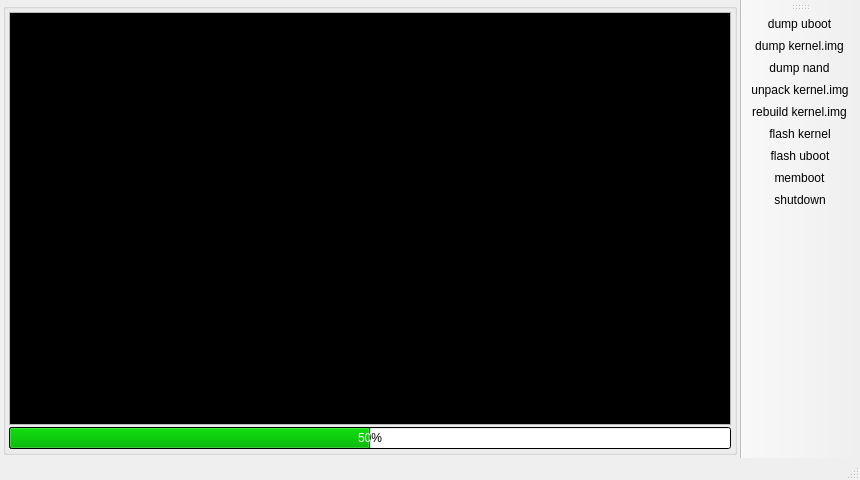
<?xml version="1.0" encoding="UTF-8"?>
<ui version="4.0">
 <class>MainWindow</class>
 <widget class="QMainWindow" name="MainWindow">
  <property name="geometry">
   <rect>
    <x>0</x>
    <y>0</y>
    <width>860</width>
    <height>480</height>
   </rect>
  </property>
  <widget class="QWidget" name="centralWidget">
   <layout class="QVBoxLayout" name="verticalLayout">
    <property name="spacing">
     <number>2</number>
    </property>
    <property name="leftMargin">
     <number>3</number>
    </property>
    <property name="topMargin">
     <number>3</number>
    </property>
    <property name="rightMargin">
     <number>3</number>
    </property>
    <property name="bottomMargin">
     <number>3</number>
    </property>
    <item>
     <widget class="QGroupBox" name="groupBox">
      <layout class="QVBoxLayout" name="verticalLayout_2">
       <property name="spacing">
        <number>2</number>
       </property>
       <property name="leftMargin">
        <number>3</number>
       </property>
       <property name="topMargin">
        <number>3</number>
       </property>
       <property name="rightMargin">
        <number>3</number>
       </property>
       <property name="bottomMargin">
        <number>3</number>
       </property>
       <item>
        <widget class="QPlainTextEdit" name="plainTextEdit">
         <property name="palette">
          <palette>
           <active>
            <colorrole role="Text">
             <brush brushstyle="SolidPattern">
              <color alpha="255">
               <red>14</red>
               <green>186</green>
               <blue>14</blue>
              </color>
             </brush>
            </colorrole>
            <colorrole role="Base">
             <brush brushstyle="SolidPattern">
              <color alpha="255">
               <red>0</red>
               <green>0</green>
               <blue>0</blue>
              </color>
             </brush>
            </colorrole>
           </active>
           <inactive>
            <colorrole role="Text">
             <brush brushstyle="SolidPattern">
              <color alpha="255">
               <red>14</red>
               <green>186</green>
               <blue>14</blue>
              </color>
             </brush>
            </colorrole>
            <colorrole role="Base">
             <brush brushstyle="SolidPattern">
              <color alpha="255">
               <red>0</red>
               <green>0</green>
               <blue>0</blue>
              </color>
             </brush>
            </colorrole>
           </inactive>
           <disabled>
            <colorrole role="Text">
             <brush brushstyle="SolidPattern">
              <color alpha="255">
               <red>14</red>
               <green>185</green>
               <blue>14</blue>
              </color>
             </brush>
            </colorrole>
            <colorrole role="Base">
             <brush brushstyle="SolidPattern">
              <color alpha="255">
               <red>0</red>
               <green>0</green>
               <blue>0</blue>
              </color>
             </brush>
            </colorrole>
           </disabled>
          </palette>
         </property>
         <property name="font">
          <font>
           <weight>75</weight>
           <bold>true</bold>
          </font>
         </property>
         <property name="readOnly">
          <bool>true</bool>
         </property>
        </widget>
       </item>
       <item>
        <widget class="QProgressBar" name="progressBar">
         <property name="palette">
          <palette>
           <active>
            <colorrole role="Window">
             <brush brushstyle="SolidPattern">
              <color alpha="255">
               <red>0</red>
               <green>0</green>
               <blue>0</blue>
              </color>
             </brush>
            </colorrole>
            <colorrole role="Highlight">
             <brush brushstyle="SolidPattern">
              <color alpha="255">
               <red>14</red>
               <green>185</green>
               <blue>14</blue>
              </color>
             </brush>
            </colorrole>
           </active>
           <inactive>
            <colorrole role="Window">
             <brush brushstyle="SolidPattern">
              <color alpha="255">
               <red>0</red>
               <green>0</green>
               <blue>0</blue>
              </color>
             </brush>
            </colorrole>
            <colorrole role="Highlight">
             <brush brushstyle="SolidPattern">
              <color alpha="255">
               <red>14</red>
               <green>185</green>
               <blue>14</blue>
              </color>
             </brush>
            </colorrole>
           </inactive>
           <disabled>
            <colorrole role="Window">
             <brush brushstyle="SolidPattern">
              <color alpha="255">
               <red>0</red>
               <green>0</green>
               <blue>0</blue>
              </color>
             </brush>
            </colorrole>
            <colorrole role="Highlight">
             <brush brushstyle="SolidPattern">
              <color alpha="255">
               <red>14</red>
               <green>185</green>
               <blue>14</blue>
              </color>
             </brush>
            </colorrole>
           </disabled>
          </palette>
         </property>
         <property name="value">
          <number>50</number>
         </property>
        </widget>
       </item>
      </layout>
     </widget>
    </item>
   </layout>
  </widget>
  <widget class="QToolBar" name="mainToolBar">
   <property name="movable">
    <bool>true</bool>
   </property>
   <property name="toolButtonStyle">
    <enum>Qt::ToolButtonTextOnly</enum>
   </property>
   <property name="floatable">
    <bool>false</bool>
   </property>
   <attribute name="toolBarArea">
    <enum>RightToolBarArea</enum>
   </attribute>
   <attribute name="toolBarBreak">
    <bool>false</bool>
   </attribute>
   <addaction name="actionDump_uboot"/>
   <addaction name="actionDump_kernel_img"/>
   <addaction name="actionDump_nand"/>
   <addaction name="actionUnpack_kernel_img"/>
   <addaction name="actionRebuild_kernel_img"/>
   <addaction name="actionFlash_kernel"/>
   <addaction name="actionFlash_uboot"/>
   <addaction name="actionMemboot"/>
   <addaction name="actionShutdown"/>
  </widget>
  <widget class="QStatusBar" name="statusBar"/>
  <action name="actionDump_uboot">
   <property name="text">
    <string>dump uboot</string>
   </property>
  </action>
  <action name="actionDump_kernel_img">
   <property name="text">
    <string>dump kernel.img</string>
   </property>
  </action>
  <action name="actionRebuild_kernel_img">
   <property name="text">
    <string>rebuild kernel.img</string>
   </property>
  </action>
  <action name="actionMemboot">
   <property name="text">
    <string>memboot</string>
   </property>
  </action>
  <action name="actionUnpack_kernel_img">
   <property name="text">
    <string>unpack kernel.img</string>
   </property>
  </action>
  <action name="actionFlash_kernel">
   <property name="text">
    <string>flash kernel</string>
   </property>
  </action>
  <action name="actionShutdown">
   <property name="text">
    <string>shutdown</string>
   </property>
  </action>
  <action name="actionDump_nand">
   <property name="text">
    <string>dump nand</string>
   </property>
  </action>
  <action name="actionFlash_uboot">
   <property name="text">
    <string>flash uboot</string>
   </property>
  </action>
 </widget>
 <layoutdefault spacing="6" margin="11"/>
 <resources/>
 <connections/>
</ui>
